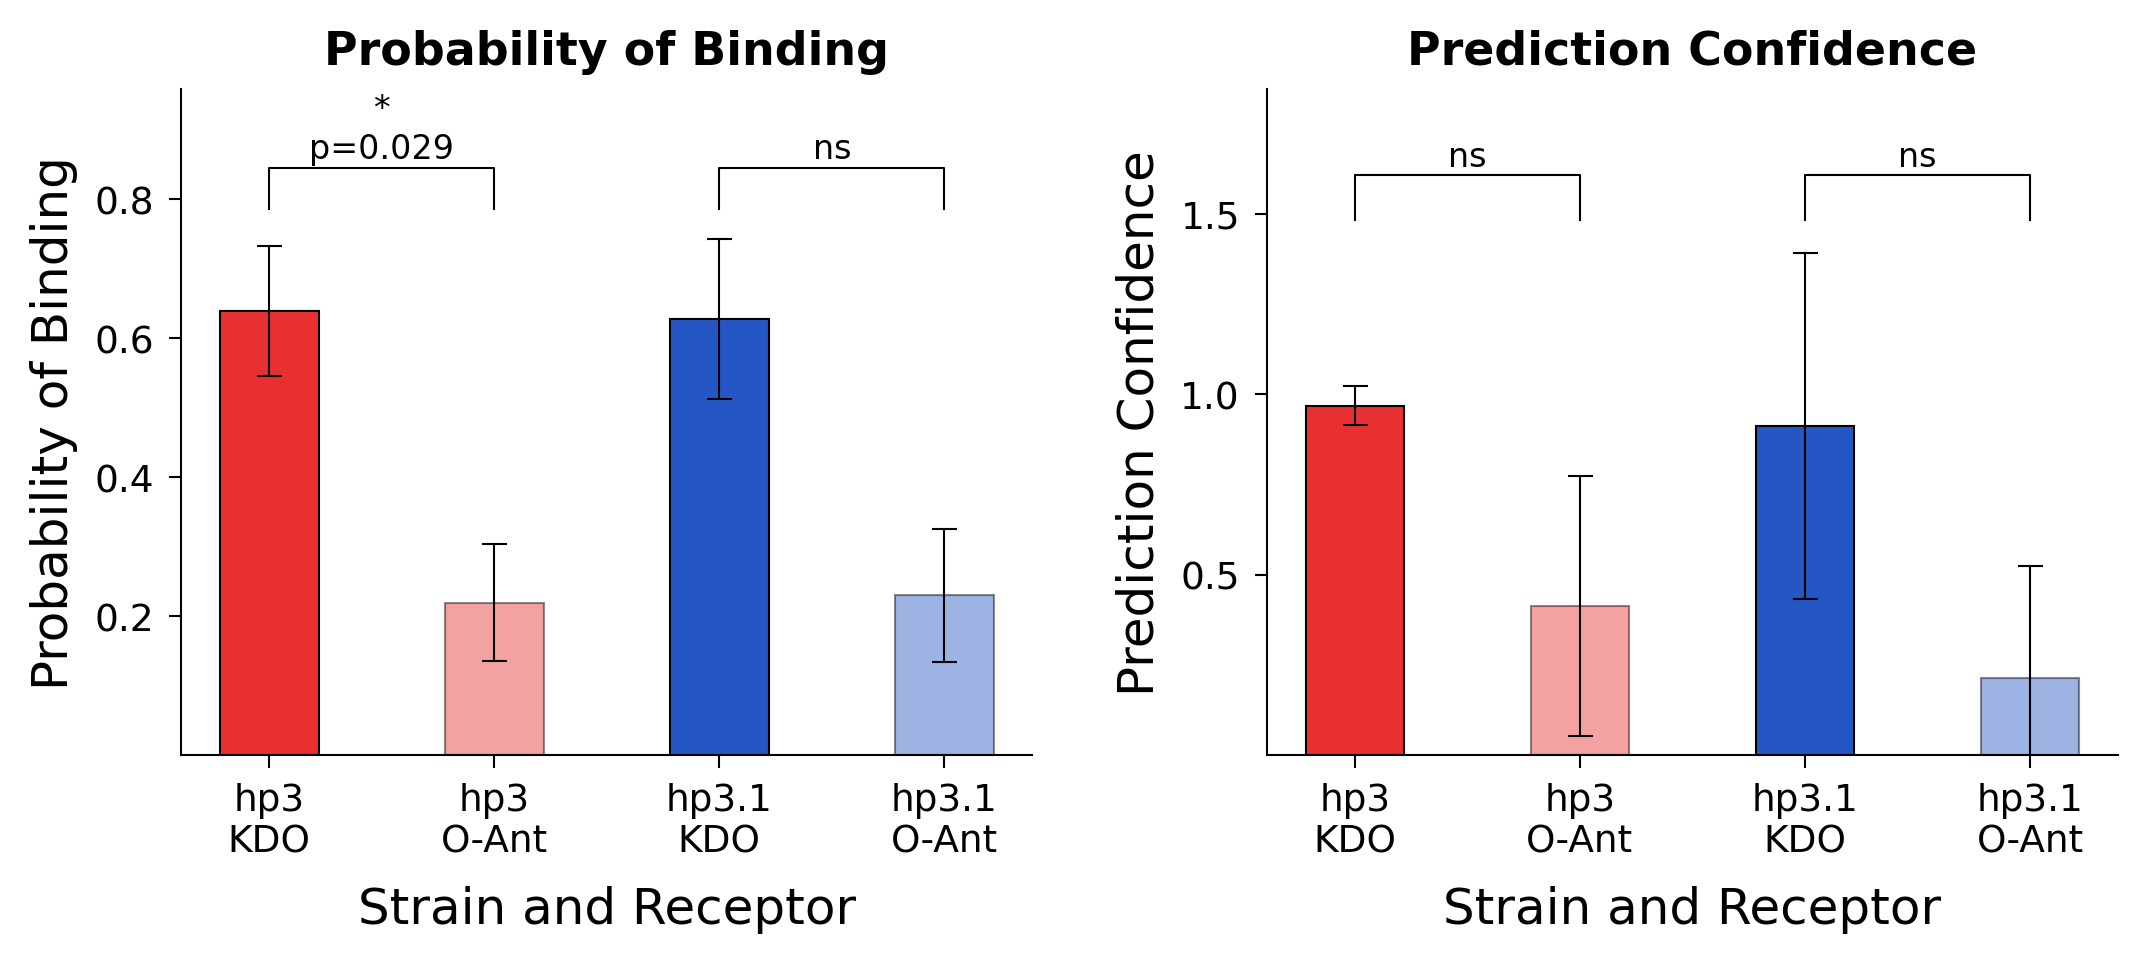

Write the Python code that produced this figure.
import pandas as pd
import numpy as np
import matplotlib
matplotlib.use("Agg")
import matplotlib.pyplot as plt
import matplotlib.font_manager as fm
from scipy.stats import ttest_ind

available = {f.name for f in fm.fontManager.ttflist}
FONT = next((f for f in ["Arial","Helvetica","DejaVu Sans","Liberation Sans"] if f in available), "sans-serif")
plt.rcParams["font.family"] = FONT

CONFIG = {
    "data_path":   "/mnt/user-data/uploads/boltz_hp3.csv",
    # 1:1 aspect ratio per panel: 85mm x 85mm
    "fig_w_in":    (85 / 25.4) * 2 + 0.6,
    "fig_h_in":    85 / 25.4,
    "dpi":         300,
    "font_size":   12,
    "title_size":  11,
    "tick_size":   9,
    "lw":          0.5,
    "capsize":     3,
    "bar_width":   0.35 * 1.25,   # +25%
    "colors":      {"hp3": "#E83030", "hp31": "#2457C5"},
    "out_png":     "/mnt/user-data/outputs/figure_v4.png",
    "out_svg":     "/mnt/user-data/outputs/figure_v4.svg",
}

raw = pd.read_csv(CONFIG["data_path"], encoding="utf-8-sig")
raw.columns = raw.columns.str.strip()
raw["Value"] = raw["Value"].astype(str).str.replace(",", "").str.strip().astype(float)
raw["Sample"] = raw["Sample"].str.strip()

LABEL_MAP = {
    "hp3 kdo3":  ("hp3",  "KDO"),
    "hp3 o-ant": ("hp3",  "O-Ant"),
    "hp31 kdo3": ("hp31", "KDO"),
    "hp31 o-ant":("hp31", "O-Ant"),
}
raw["strain"]   = raw["Sample"].map(lambda s: LABEL_MAP.get(s, (None, None))[0])
raw["receptor"] = raw["Sample"].map(lambda s: LABEL_MAP.get(s, (None, None))[1])

def p_to_label(p):
    if p < 0.0001: return f"****\np={p:.2e}"
    if p < 0.001:  return f"***\np={p:.3f}"
    if p < 0.01:   return f"**\np={p:.3f}"
    if p < 0.05:   return f"*\np={p:.3f}"
    return "ns"

def add_stat_bracket(ax, x1, x2, y, p, h, lw=0.5):
    label = p_to_label(p)
    ax.plot([x1, x1, x2, x2], [y, y+h, y+h, y], lw=lw, c="black", clip_on=False)
    ax.text((x1+x2)/2, y+h*1.05, label, ha="center", va="bottom",
            fontsize=CONFIG["tick_size"] - 1, clip_on=False, linespacing=1.3)

def make_bar(ax, metric, ylabel, title, ystart=None, ytick_interval=0.2):
    df = raw[raw["Type"] == metric].copy()

    bw = CONFIG["bar_width"]
    xpos = {
        ("hp3",  "KDO"):   0,
        ("hp3",  "O-Ant"): 1,
        ("hp31", "KDO"):   2,
        ("hp31", "O-Ant"): 3,
    }

    bars_info = {}
    for (strain_key, receptor), xc in xpos.items():
        color = CONFIG["colors"][strain_key]
        shade_alpha = 1.0 if receptor == "KDO" else 0.45
        vals = df[(df["strain"]==strain_key) & (df["receptor"]==receptor)]["Value"].values
        m = vals.mean()
        s = vals.std(ddof=1) / np.sqrt(len(vals))
        bars_info[(strain_key, receptor)] = (xc, m, s, vals)

        ax.bar(xc, m, width=bw, color=color, alpha=shade_alpha,
               linewidth=CONFIG["lw"], edgecolor="black")
        ax.errorbar(xc, m, yerr=s, fmt="none", elinewidth=CONFIG["lw"],
                    capthick=CONFIG["lw"], capsize=CONFIG["capsize"], color="black")

    _, p_hp3  = ttest_ind(bars_info[("hp3",  "KDO")][3],
                          bars_info[("hp3",  "O-Ant")][3], equal_var=False)
    _, p_hp31 = ttest_ind(bars_info[("hp31", "KDO")][3],
                          bars_info[("hp31", "O-Ant")][3], equal_var=False)

    all_vals = df["Value"].values
    data_range = abs(all_vals).max()
    pad = data_range * 0.13
    bar_tops = [bars_info[k][1] + bars_info[k][2] for k in bars_info]
    bracket_base = max(bar_tops) + pad * 0.4

    # Extra height for bracket when p-value text is shown (2-line label)
    bracket_h = pad * 0.55

    add_stat_bracket(ax, xpos[("hp3","KDO")], xpos[("hp3","O-Ant")],
                     bracket_base, p_hp3,  h=bracket_h)
    add_stat_bracket(ax, xpos[("hp31","KDO")], xpos[("hp31","O-Ant")],
                     bracket_base, p_hp31, h=bracket_h)

    top_ylim = bracket_base + pad * 1.6

    ax.set_xticks([0, 1, 2, 3])
    ax.set_xticklabels(
        ["hp3\nKDO", "hp3\nO-Ant", "hp3.1\nKDO", "hp3.1\nO-Ant"],
        fontsize=CONFIG["tick_size"]
    )
    ax.set_xlabel("Strain and Receptor", fontsize=CONFIG["font_size"], labelpad=6)
    ax.set_ylabel(ylabel, fontsize=CONFIG["font_size"], labelpad=4)
    ax.set_title(title, fontsize=CONFIG["title_size"], fontweight="bold", pad=6)

    for spine in ["top", "right"]:
        ax.spines[spine].set_visible(False)
    for spine in ["left", "bottom"]:
        ax.spines[spine].set_linewidth(CONFIG["lw"])

    if ystart is not None:
        ax.set_ylim(bottom=ystart, top=top_ylim)
    else:
        ax.set_ylim(top=top_ylim)

    # Y-axis tick interval, no y=0 tick
    ybot = ax.get_ylim()[0]
    ytop = ax.get_ylim()[1]
    start = np.ceil(ybot / ytick_interval) * ytick_interval
    yticks = np.arange(start, ytop, ytick_interval)
    yticks = yticks[~np.isclose(yticks, 0)]
    ax.set_yticks(np.round(yticks, 10))
    ax.tick_params(axis="both", which="both", labelsize=CONFIG["tick_size"],
                   width=CONFIG["lw"], length=3)

fig, (ax1, ax2) = plt.subplots(1, 2,
    figsize=(CONFIG["fig_w_in"], CONFIG["fig_h_in"]),
    dpi=CONFIG["dpi"])

make_bar(ax1, "pred_prob",  "Probability of Binding", "Probability of Binding",
         ystart=None, ytick_interval=0.2)
make_bar(ax2, "pred_value", "Prediction Confidence",  "Prediction Confidence",
         ystart=0,    ytick_interval=0.5)

fig.tight_layout(pad=1.2, w_pad=2.0)

fig.savefig(CONFIG["out_png"], dpi=CONFIG["dpi"], bbox_inches="tight")
fig.savefig(CONFIG["out_svg"], bbox_inches="tight")
print("Done.")
